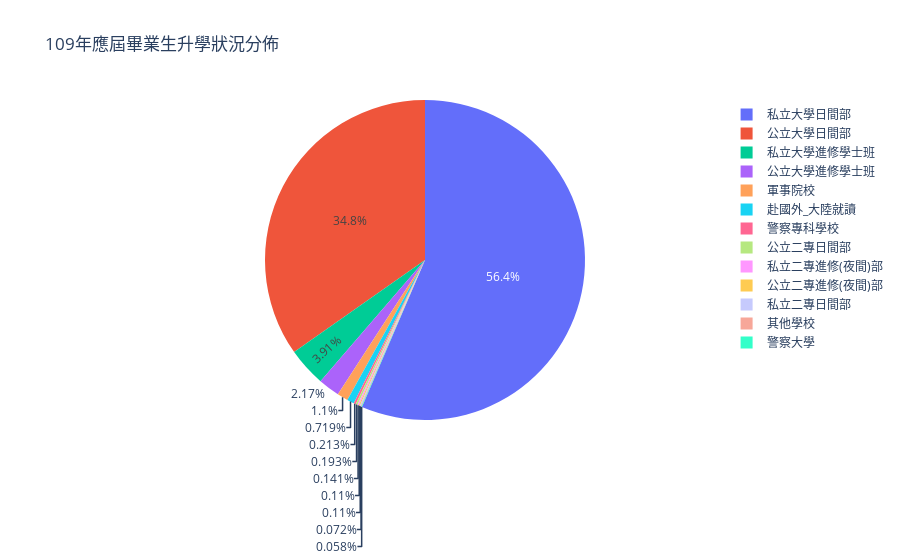

Here is the notebook cell this chart was saved with:
### Markdown cell above
### 升學狀況分佈

### Code cell
import plotly.express as px

fig = px.pie(students_by_department, values='總人數', names=students_by_department.index, title='109年應屆畢業生升學狀況分佈')
fig.show()

### Figure 1 — Plotly figure (JSON) as saved in the notebook; plotly's stock layout.template omitted (floating-point values rounded to 4 significant figures)
{"data": [{"domain": {"x": [0, 1], "y": [0, 1]}, "hovertemplate": "index=%{label}<br>總人數=%{value}<extra></extra>", "labels": ["公立大學日間部", "公立大學進修學士班", "私立大學日間部", "私立大學進修學士班", "公立二專日間部", "公立二專進修(夜間)部", "私立二專日間部", "私立二專進修(夜間)部", "警察大學", "警察專科學校", "軍事院校", "赴國外_大陸就讀", "其他學校"], "legendgroup": "", "name": "", "showlegend": true, "type": "pie", "values": [57489, 3581, 93358, 6470, 319, 182, 182, 234, 96, 353, 1815, 1189, 119]}], "layout": {"legend": {"tracegroupgap": 0}, "title": {"text": "109年應屆畢業生升學狀況分佈"}}}
